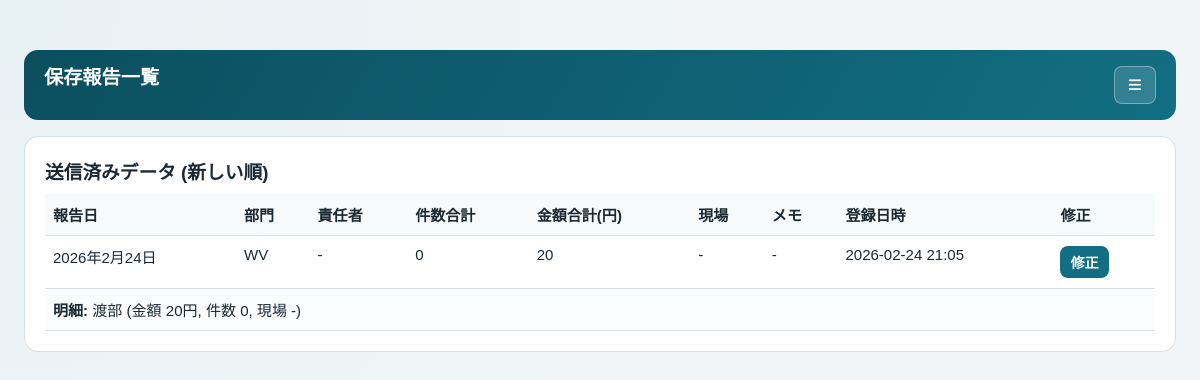
Before: /reports/history/ (signed in) with the older database file.
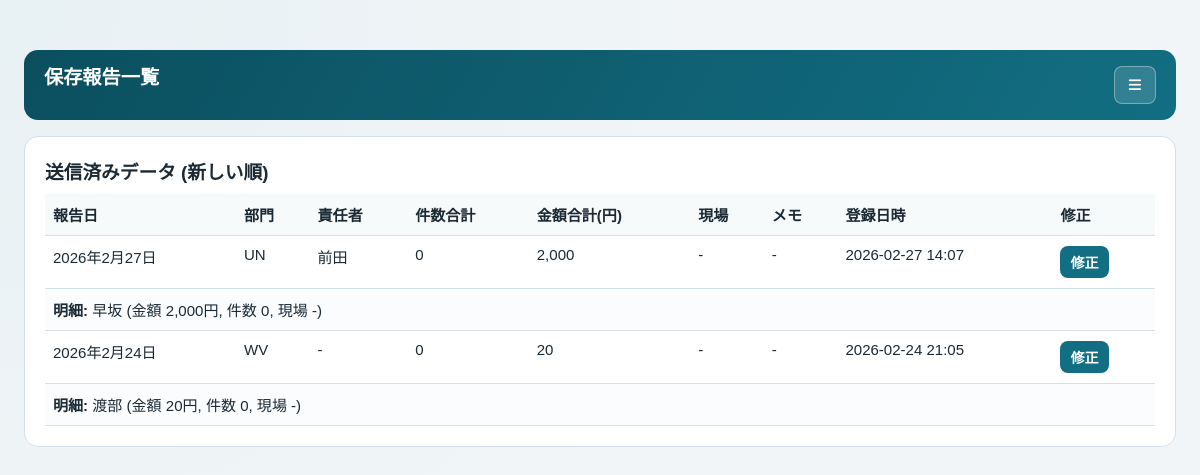
After: the same page with the newer database file.
### apps/reports/models.py (models this page shows, shortened)
class DailyDepartmentReport(models.Model):
    department = models.ForeignKey(
        Department,
        on_delete=models.CASCADE,
        related_name="daily_reports",
    )
    report_date = models.DateField(default=timezone.localdate)
    reporter = models.ForeignKey(
        Member,
        on_delete=models.SET_NULL,
        null=True,
        blank=True,
        related_name="submitted_reports",
    )
    total_count = models.PositiveIntegerField(default=0)
    followup_count = models.PositiveIntegerField(default=0)
    location = models.CharField(max_length=128, blank=True)
    memo = models.TextField(blank=True)
    created_at = models.DateTimeField(auto_now_add=True)
    class Meta:
        ordering = ["-report_date", "-created_at"]

class DailyDepartmentReportLine(models.Model):
    report = models.ForeignKey(
        DailyDepartmentReport,
        on_delete=models.CASCADE,
        related_name="lines",
    )
    member = models.ForeignKey(
        Member,
        on_delete=models.SET_NULL,
        null=True,
        blank=True,
        related_name="daily_report_lines",
    )
    amount = models.PositiveIntegerField(default=0)
    count = models.PositiveIntegerField(default=0)
    cs_count = models.PositiveIntegerField(default=0)
    refugee_count = models.PositiveIntegerField(default=0)
    location = models.CharField(max_length=128, blank=True)
    created_at = models.DateTimeField(auto_now_add=True)
    class Meta:
        ordering = ["id"]

### apps/accounts/models.py (models this page shows, shortened)
class Department(models.Model):
    code = models.CharField(max_length=32, unique=True)
    name = models.CharField(max_length=64)
    default_reporter = models.ForeignKey(
        "Member",
        on_delete=models.SET_NULL,
        null=True,
        blank=True,
        related_name="default_department_links",
    )
    is_active = models.BooleanField(default=True)
    created_at = models.DateTimeField(auto_now_add=True)
    class Meta:
        ordering = ["code"]

class Member(models.Model):
    name = models.CharField(max_length=64)
    is_active = models.BooleanField(default=True)
    user = models.OneToOneField(
        settings.AUTH_USER_MODEL,
        on_delete=models.SET_NULL,
        null=True,
        blank=True,
        related_name="member_profile",
    )
    created_at = models.DateTimeField(auto_now_add=True)
    objects = MemberQuerySet.as_manager()
    class Meta:
        ordering = ["-created_at"]

### apps/reports/views.py (the view)
# urls.py: path("history/", report_history, name="report_history"),
@require_roles(ROLE_ADMIN)
def report_history(request: HttpRequest) -> HttpResponse:
    reports = list(
        DailyDepartmentReport.objects.select_related("department", "reporter")
        .prefetch_related("lines__member")
        .order_by("-report_date", "-created_at")[:100]
    )
    for report in reports:
        report.followup_count_text = _format_amount_text(report.followup_count)
        for line in report.lines.all():
            line.amount_text = _format_amount_text(line.amount)
    return render(request, "reports/report_history.html", {"reports": reports})

### apps/accounts/auth.py (called while the page is built)
def resolve_request_role(request: HttpRequest) -> str | None:
    user = getattr(request, "user", None)
    if user and getattr(user, "is_authenticated", False):
        role = ROLE_ADMIN if (user.is_staff or user.is_superuser) else ROLE_REPORT
        if request.session.get(SESSION_ROLE_KEY) != role:
            request.session[SESSION_ROLE_KEY] = role
        return role
    return request.session.get(SESSION_ROLE_KEY)

def require_roles(*allowed_roles: str):
    def decorator(view_func):
        @wraps(view_func)
        def wrapper(request: HttpRequest, *args, **kwargs) -> HttpResponse:
            role = resolve_request_role(request)
            if role not in allowed_roles:
                return redirect("home")
            return view_func(request, *args, **kwargs)
        return wrapper
    return decorator

### apps/reports/views.py (called while the page is built)
def _format_amount_text(value):
    if isinstance(value, int):
        return f"{value:,}"
    return value

### apps/reports/templates/reports/report_history.html (shortened to what this page needs)
{% extends "base.html" %}
{% block content %}
<div class="container">
  <header class="topbar">
    <strong>保存報告一覧</strong>
  </header>
  <section class="card" style="margin-top: 16px;">
    <h3>送信済みデータ (新しい順)</h3>
    <table style="margin-top: 10px;">
      <thead>
        <tr>
          <th>報告日</th>
          <th>部門</th>
          <th>責任者</th>
          <th>件数合計</th>
          <th>金額合計(円)</th>
          <th>現場</th>
          <th>メモ</th>
          <th>登録日時</th>
          <th>修正</th>
        </tr>
      </thead>
      <tbody>
        {% for report in reports %}
        <tr>
          <td>{{ report.report_date }}</td>
          <td>{{ report.department.name }}</td>
          <td>{% if report.reporter %}{{ report.reporter.name }}{% else %}-{% endif %}</td>
          <td>{{ report.total_count }}</td>
          <td>{{ report.followup_count_text }}</td>
          <td>{{ report.location|default:"-" }}</td>
          <td>{{ report.memo|default:"-" }}</td>
          <td>{{ report.created_at|date:"Y-m-d H:i" }}</td>
          <td>
            <a href="{% url 'report_edit' report.id %}?next=report_history">
              <button type="button" class="btn-inline">修正</button>
            </a>
          </td>
        </tr>
        <tr>
          <td colspan="9" style="background: #fafcfd;">
            <strong>明細:</strong>
            {% for line in report.lines.all %}
              {% if line.member %}{{ line.member.name }}{% else %}未設定{% endif %}
              (金額 {{ line.amount_text }}円, 件数 {{ line.count }}, 現場 {{ line.location|default:"-" }})
            {% empty %}
              明細なし
            {% endfor %}
          </td>
        </tr>
        {% empty %}
        <tr>
          <td colspan="9">まだ保存データがありません。</td>
        </tr>
        {% endfor %}
      </tbody>
    </table>
  </section>
</div>
{% endblock %}

Changed rows visible on the page:
added DailyDepartmentReport: report_date "2026年2月27日", department.name "UN", reporter.name "前田", total_count "0", followup_count_text "2,000", location "-", memo "-", created_at "2026-02-27 14:07"
added DailyDepartmentReportLine: member.name "早坂", amount_text "2,000", count "0", location "-", shown under "2026年2月27日"
